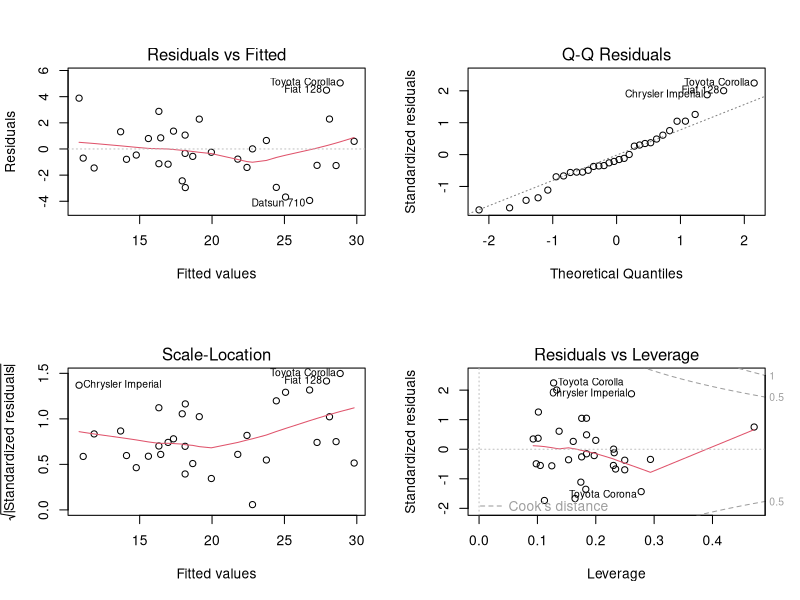
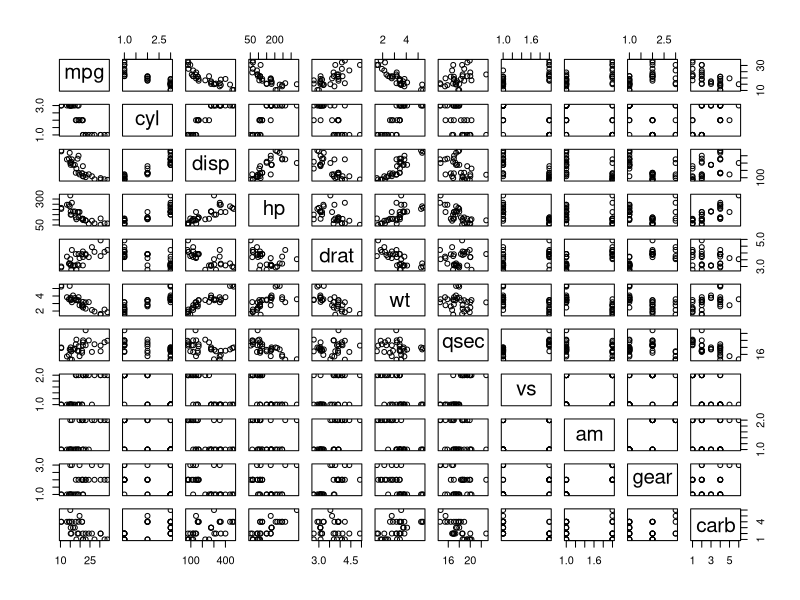
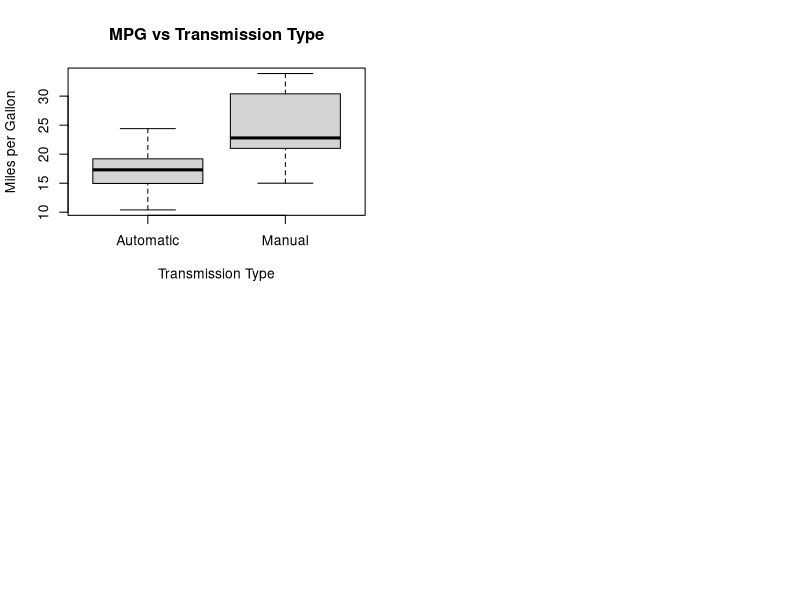

Source code (R) for these figures, in order:
## ---- chunk 1
library(tidyverse)
glimpse(mtcars)

# Transform into factor
mtcars$cyl  <- factor(mtcars$cyl)
mtcars$vs   <- factor(mtcars$vs)
mtcars$gear <- factor(mtcars$gear)
mtcars$carb <- factor(mtcars$carb)
mtcars$am   <- factor(mtcars$am,labels=c("Automatic","Manual"))
## ---- chunk 2
aggregate(mpg ~ am, mtcars, mean)
## ---- chunk 3
tt_am <- t.test(mpg ~ am, mtcars)
tt_am$p.value
## ---- chunk 4
fit <- lm(mpg ~ am, mtcars)
summary(fit)
## ---- chunk 5
fitall <- lm(mpg ~ . , mtcars)
bestfit <- step(fitall, direction = "both", trace = 0)
summary(bestfit)
## ---- chunk 6
par(mfrow = c(2,2))
plot(bestfit)
## ---- chunk 7
pairs(mpg ~ . , mtcars)
## ---- chunk 8
boxplot(mpg ~ am, mtcars, xlab = "Transmission Type", ylab = "Miles per Gallon", main = "MPG vs Transmission Type")
## ---- chunk 9
tt_am
## ---- chunk 10
step(fitall, direction = "both")
